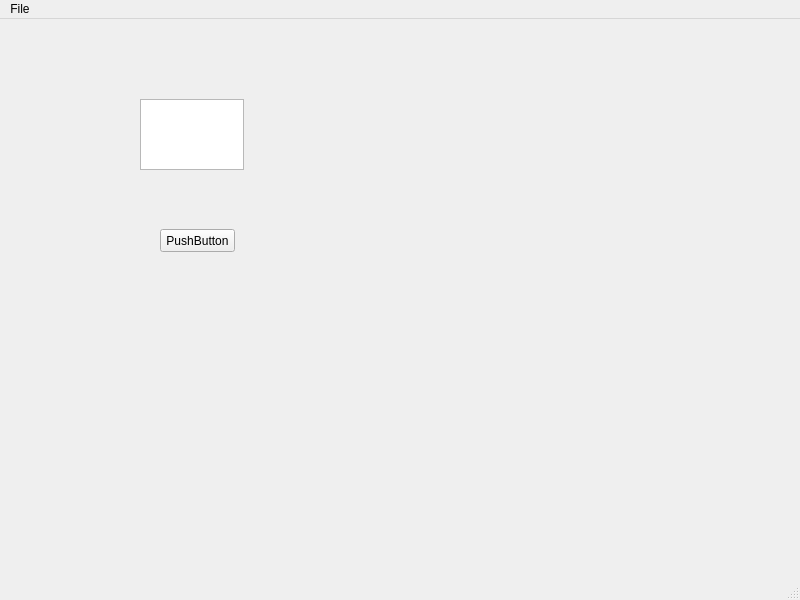
<?xml version="1.0" encoding="UTF-8"?>
<ui version="4.0">
 <class>MainWindow</class>
 <widget class="QMainWindow" name="MainWindow">
  <property name="geometry">
   <rect>
    <x>0</x>
    <y>0</y>
    <width>800</width>
    <height>600</height>
   </rect>
  </property>
  <property name="windowTitle">
   <string>MainWindow</string>
  </property>
  <widget class="QWidget" name="centralwidget">
   <widget class="QTextEdit" name="textEdit">
    <property name="geometry">
     <rect>
      <x>140</x>
      <y>80</y>
      <width>104</width>
      <height>71</height>
     </rect>
    </property>
   </widget>
   <widget class="QPushButton" name="pushButton">
    <property name="geometry">
     <rect>
      <x>160</x>
      <y>210</y>
      <width>75</width>
      <height>23</height>
     </rect>
    </property>
    <property name="text">
     <string>PushButton</string>
    </property>
   </widget>
  </widget>
  <widget class="QMenuBar" name="menubar">
   <property name="geometry">
    <rect>
     <x>0</x>
     <y>0</y>
     <width>800</width>
     <height>21</height>
    </rect>
   </property>
   <widget class="QMenu" name="menuFile">
    <property name="title">
     <string>File</string>
    </property>
    <addaction name="actionOpen"/>
    <addaction name="actionSave"/>
   </widget>
   <addaction name="menuFile"/>
  </widget>
  <widget class="QStatusBar" name="statusbar"/>
  <action name="actionOpen">
   <property name="text">
    <string>Open</string>
   </property>
  </action>
  <action name="actionSave">
   <property name="text">
    <string>Save</string>
   </property>
  </action>
 </widget>
 <resources/>
 <connections>
  <connection>
   <sender>pushButton</sender>
   <signal>clicked()</signal>
   <receiver>textEdit</receiver>
   <slot>clear()</slot>
   <hints>
    <hint type="sourcelabel">
     <x>206</x>
     <y>240</y>
    </hint>
    <hint type="destinationlabel">
     <x>205</x>
     <y>139</y>
    </hint>
   </hints>
  </connection>
 </connections>
</ui>
